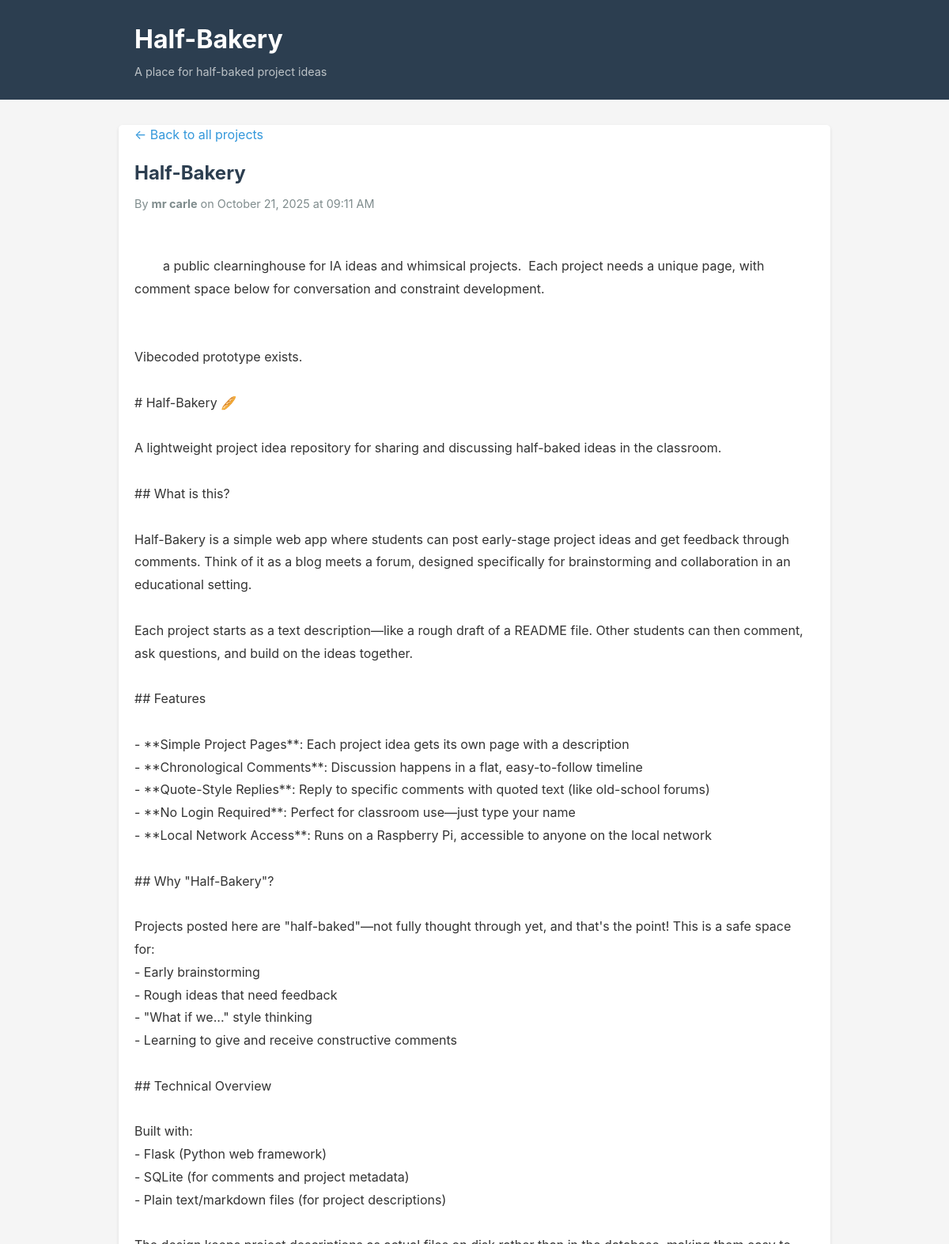
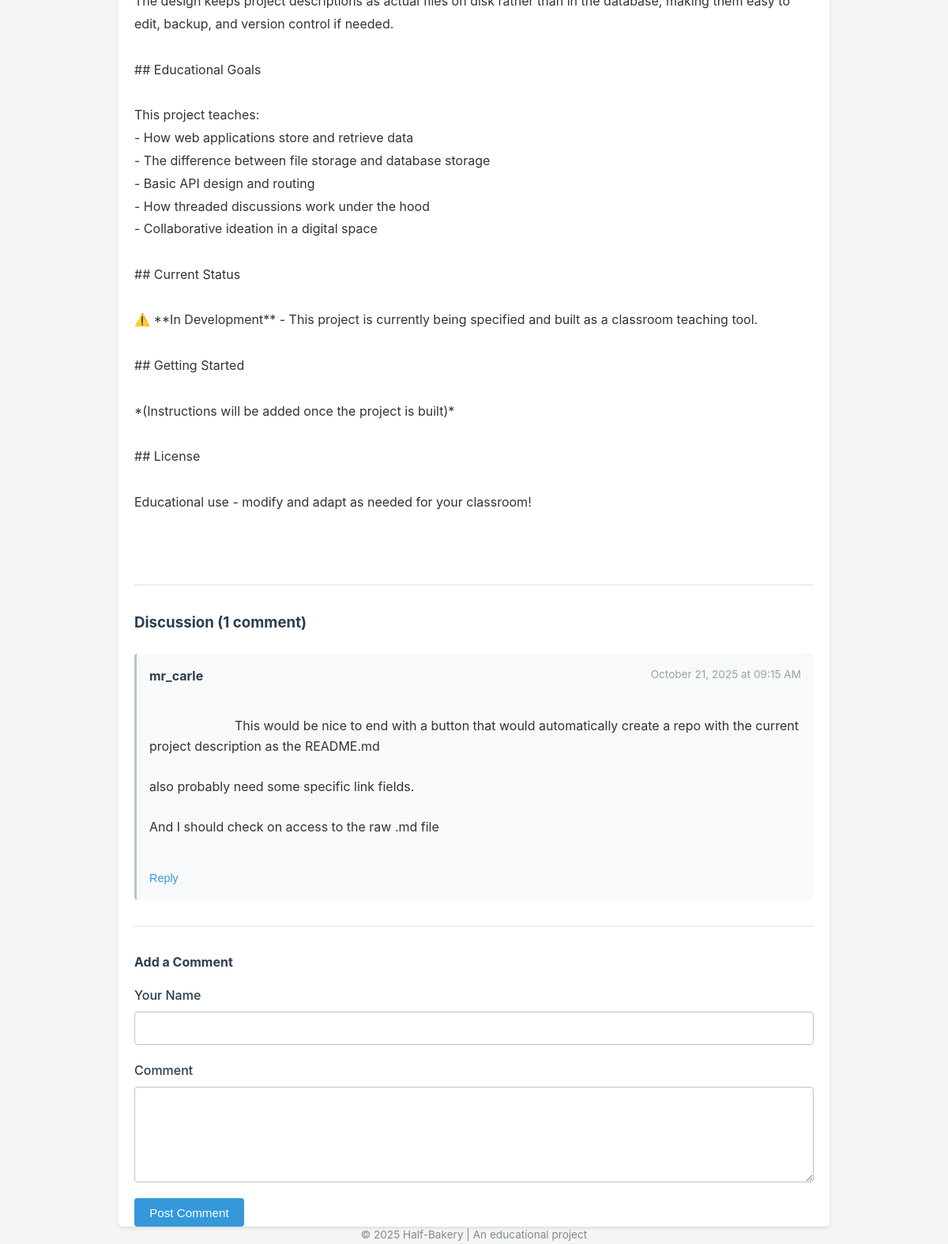
/projects/1, run on the app's committed database (2 pictures, top to bottom).
### models.py (models this page shows, shortened)
class Project(db.Model):
    __tablename__ = 'projects'
    id = db.Column(db.Integer, primary_key=True)
    title = db.Column(db.String(200), nullable=False)
    filepath = db.Column(db.String(255), nullable=False)
    author_name = db.Column(db.String(100), nullable=False)
    created_at = db.Column(db.DateTime, default=datetime.utcnow)
    comments = db.relationship('Comment', backref='project', lazy=True, cascade='all, delete-orphan')

class Comment(db.Model):
    __tablename__ = 'comments'
    id = db.Column(db.Integer, primary_key=True)
    project_id = db.Column(db.Integer, db.ForeignKey('projects.id'), nullable=False)
    student_name = db.Column(db.String(100), nullable=False)
    comment_text = db.Column(db.Text, nullable=False)
    parent_comment_id = db.Column(db.Integer, db.ForeignKey('comments.id'), nullable=True)
    quoted_text = db.Column(db.Text, nullable=True)
    created_at = db.Column(db.DateTime, default=datetime.utcnow)
    parent = db.relationship('Comment', remote_side=[id], backref='replies')

### app.py (the view)
@app.route('/projects/<int:project_id>')
def view_project(project_id):
    project = Project.query.get_or_404(project_id)
    filepath = os.path.join(app.config['PROJECTS_DIR'], project.filepath)
    try:
        with open(filepath, 'r') as f:
            description = f.read()
    except FileNotFoundError:
        description = 'Project description file not found.'
    comments = Comment.query.filter_by(project_id=project_id).order_by(Comment.created_at).all()
    form = CommentForm()
    return render_template('project.html',
                         project=project,
                         description=description,
                         comments=comments,
                         form=form)

### forms.py
class CommentForm(FlaskForm):
    student_name = StringField('Your Name', validators=[
        DataRequired(),
        Length(max=100)
    ])
    comment_text = TextAreaField('Comment', validators=[
        DataRequired()
    ])
    parent_comment_id = HiddenField()
    quoted_text = TextAreaField('Quoted Text')

### templates/project.html (shortened to what this page needs)
{% extends "base.html" %}
{% block content %}
<div class="breadcrumb">
    <a href="{{ url_for('index') }}">← Back to all projects</a>
</div>
<article class="project-detail">
    <h2>{{ project.title }}</h2>
    <div class="project-meta">
        By <strong>{{ project.author_name }}</strong> on {{ project.created_at.strftime('%B %d, %Y at %I:%M %p') }}
    </div>
    <div class="project-description">
        {{ description }}
    </div>
</article>
<section class="comments-section">
    <h3>Discussion ({{ comments|length }} comment{% if comments|length != 1 %}s{% endif %})</h3>
    {% if comments %}
        <div class="comments-list">
            {% for comment in comments %}
                <div class="comment" id="comment-{{ comment.id }}">
                    <div class="comment-header">
                        <strong>{{ comment.student_name }}</strong>
                        <span class="comment-date">{{ comment.created_at.strftime('%B %d, %Y at %I:%M %p') }}</span>
                    </div>
                    <div class="comment-body">
                        {{ comment.comment_text }}
                    </div>
                    <div class="comment-actions">
                        <button class="btn-link reply-btn"
                                data-comment-id="{{ comment.id }}"
                                data-author="{{ comment.student_name }}"
                                data-text="{{ comment.comment_text }}">
                            Reply
                        </button>
                    </div>
                </div>
            {% endfor %}
        </div>
    {% else %}
        <p class="no-content">No comments yet. Be the first to comment!</p>
    {% endif %}
    <div class="comment-form-section" id="comment-form-section">
        <h4>Add a Comment</h4>
        <form method="POST" action="{{ url_for('add_comment', project_id=project.id) }}" class="form">
            <div class="form-group">
                {{ form.student_name.label }}
                {{ form.student_name(class="form-control") }}
            </div>
            <div class="form-group">
                {{ form.comment_text.label }}
                {{ form.comment_text(class="form-control", rows="5") }}
            </div>
            <div class="form-actions">
                <button type="submit" class="btn btn-primary">Post Comment</button>
            </div>
        </form>
    </div>
</section>
{% endblock %}

### static/style.css (style rules this page uses)
* { margin: 0; padding: 0; box-sizing: border-box; }
body { font-family: -apple-system, BlinkMacSystemFont, 'Segoe UI', Roboto, 'Helvetica Neue', Arial, sans-serif; line-height: 1.6; color: #333; background-color: #f5f5f5; }
.btn { display: inline-block; padding: 0.6rem 1.2rem; border: none; border-radius: 4px; cursor: pointer; text-decoration: none; font-size: 0.95rem; transition: background-color 0.2s; }
.btn-primary { background-color: #3498db; color: white; }
.btn-link { background: none; border: none; color: #3498db; cursor: pointer; font-size: 0.9rem; padding: 0; }
.project-meta { font-size: 0.9rem; color: #7f8c8d; }
.breadcrumb { margin-bottom: 1rem; }
.breadcrumb a { color: #3498db; text-decoration: none; }
.project-detail { margin-bottom: 2rem; padding-bottom: 2rem; border-bottom: 2px solid #ecf0f1; }
.project-detail h2 { color: #2c3e50; margin-bottom: 0.5rem; }
.project-description { margin-top: 1.5rem; line-height: 1.8; white-space: pre-wrap; }
.comments-section { margin-top: 2rem; }
.comments-section h3 { color: #2c3e50; margin-bottom: 1.5rem; }
.comments-list { display: flex; flex-direction: column; gap: 1rem; margin-bottom: 2rem; }
.comment { background-color: #f8f9fa; padding: 1rem; border-radius: 4px; border-left: 3px solid #bdc3c7; }
.comment-header { display: flex; justify-content: space-between; margin-bottom: 0.75rem; }
.comment-header strong { color: #2c3e50; }
.comment-date { font-size: 0.85rem; color: #95a5a6; }
.comment-body { line-height: 1.6; white-space: pre-wrap; }
.comment-actions { margin-top: 0.75rem; }
.comment-form-section { margin-top: 2rem; padding-top: 2rem; border-top: 2px solid #ecf0f1; }
.comment-form-section h4 { color: #2c3e50; margin-bottom: 1rem; }
.form { display: flex; flex-direction: column; gap: 1.25rem; }
.form-group { display: flex; flex-direction: column; }
.form-group label { margin-bottom: 0.5rem; font-weight: 500; color: #2c3e50; }
.form-control { padding: 0.6rem; border: 1px solid #bdc3c7; border-radius: 4px; font-size: 1rem; font-family: inherit; }
textarea.form-control { resize: vertical; min-height: 100px; }
.form-actions { display: flex; gap: 1rem; }

### data on the page
Project: title "Half-Bakery", author_name "mr carle", created_at "October 21, 2025 at 09:11 AM"
Comment: student_name "mr_carle", created_at "October 21, 2025 at 09:15 AM", comment_text "This would be nice to end with a button that would automatically create a repo with the current project description as the README.md also probably need some specific link fields. And I should check on access to the raw .md file"

### other printed values
{{ comments|length }} "1"
